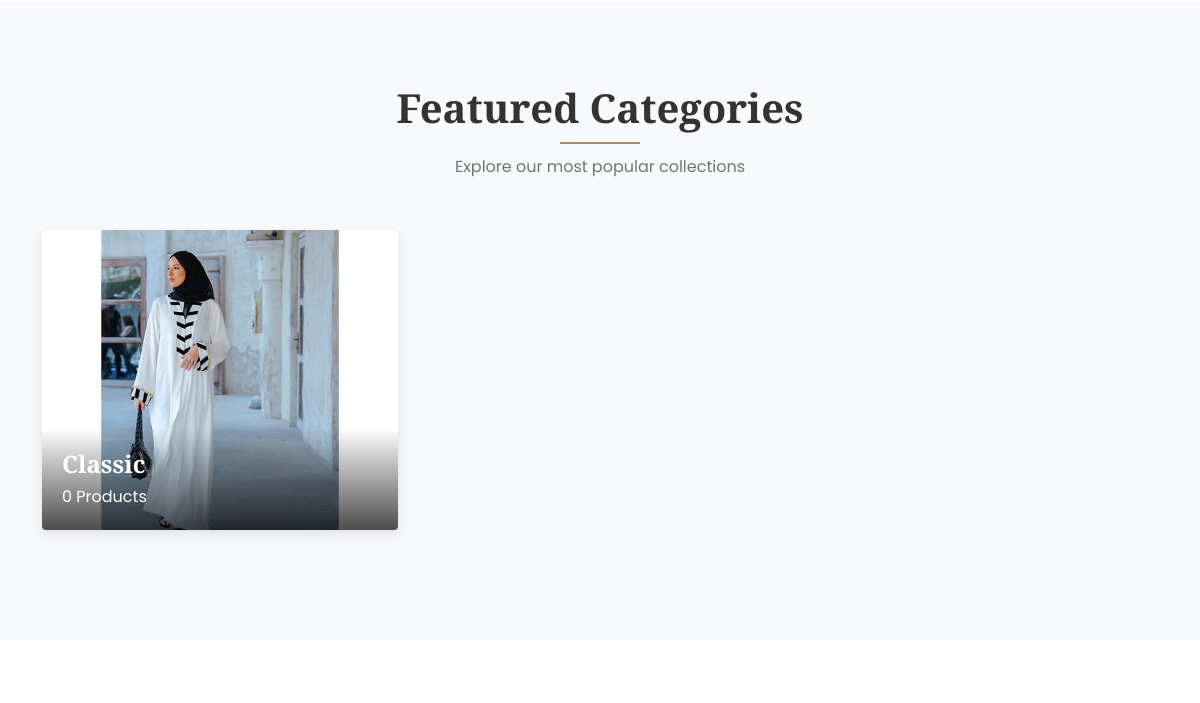
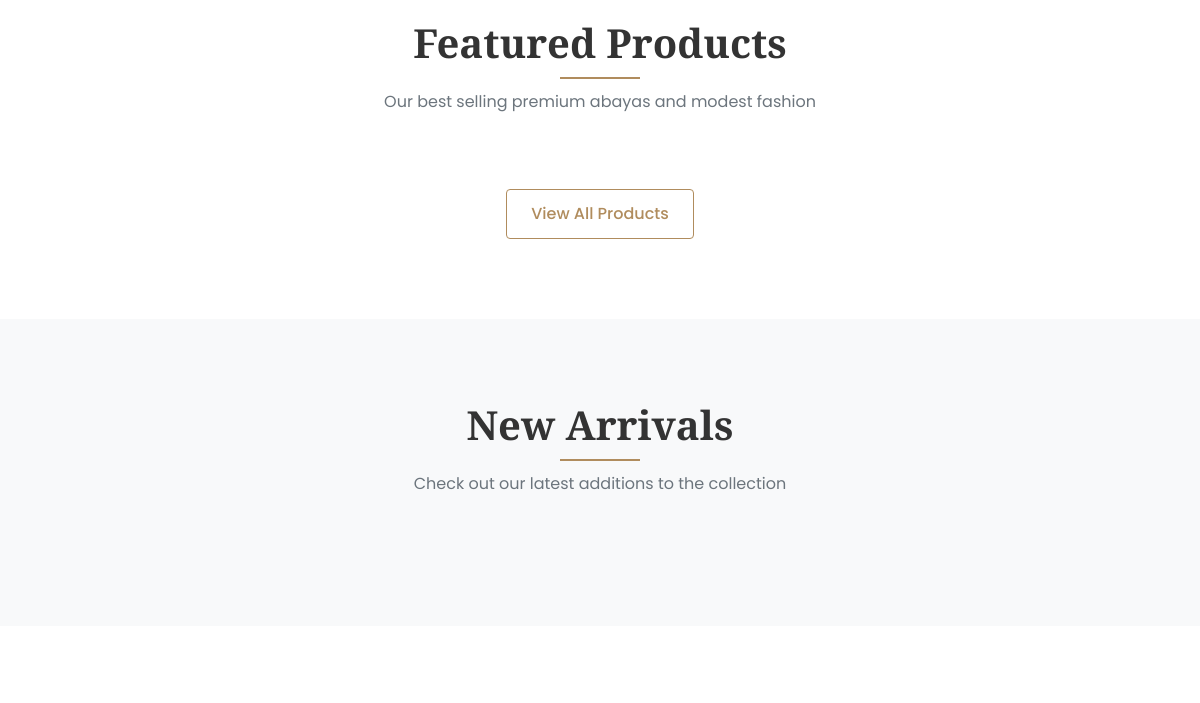
The app's page / (middle part), older data (2 pictures, top to bottom).
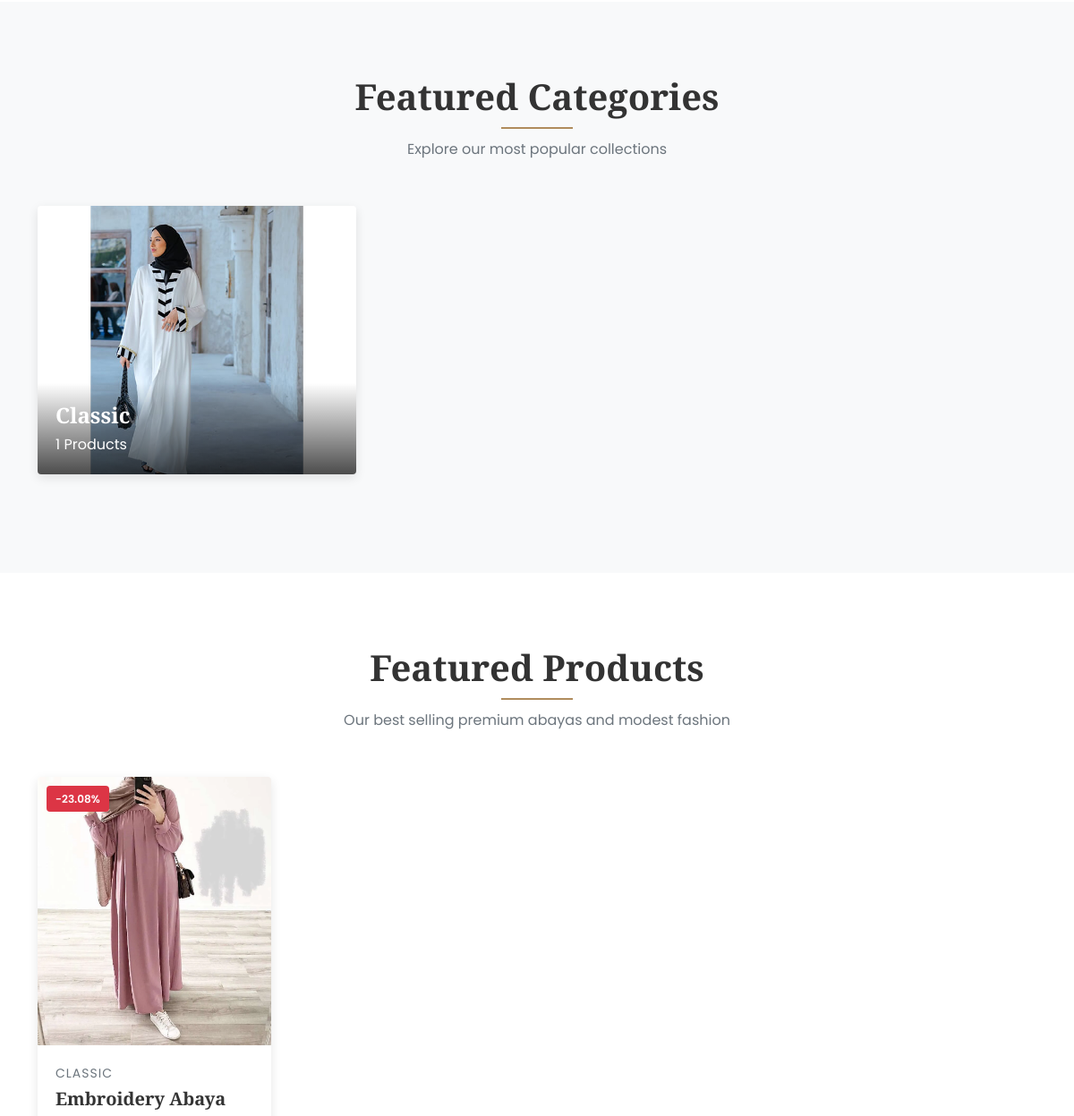
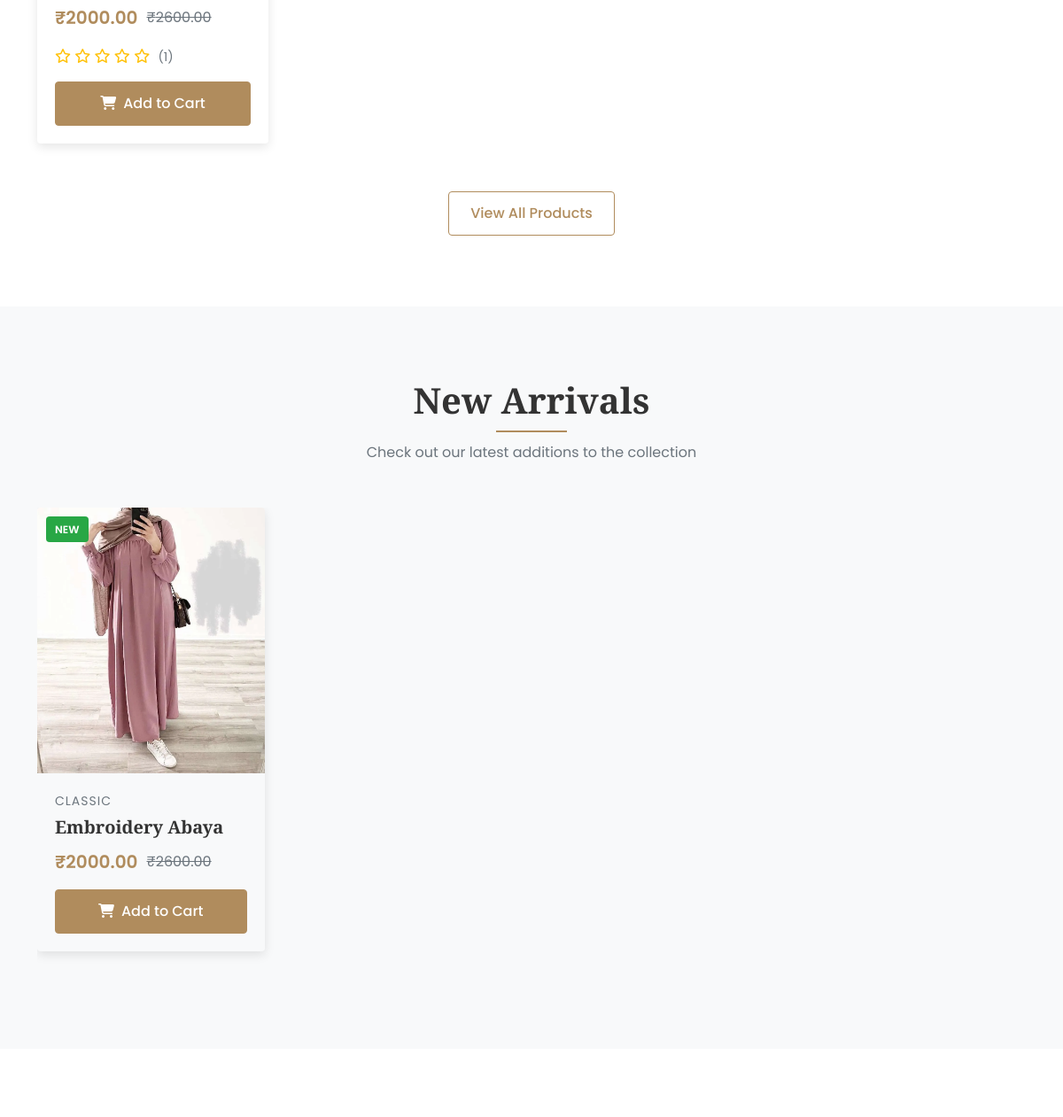
The same page, newer data (2 pictures, top to bottom).
### products/models.py (models this page shows, shortened)
class Category(models.Model):
    id = models.UUIDField(primary_key=True, default=uuid.uuid4, editable=False)
    name = models.CharField(max_length=100)
    slug = models.SlugField(max_length=100, unique=True)
    description = models.TextField(blank=True, null=True)
    parent = models.ForeignKey('self', on_delete=models.SET_NULL, blank=True, null=True, related_name='children')
    is_active = models.BooleanField(default=True)
    image = models.ImageField(upload_to='categories/', blank=True, null=True)
    meta_title = models.CharField(max_length=255, blank=True, null=True)
    meta_description = models.TextField(blank=True, null=True)
    meta_keywords = models.CharField(max_length=255, blank=True, null=True)
    created_at = models.DateTimeField(auto_now_add=True)
    updated_at = models.DateTimeField(auto_now=True)
    class Meta:
        verbose_name = 'Category'
        verbose_name_plural = 'Categories'
        ordering = ['name']
    def get_all_products(self):
        products = self.products.filter(is_active=True)
        for child in self.children.filter(is_active=True):
            products |= child.get_all_products()
        return products

class Product(models.Model):
    id = models.UUIDField(primary_key=True, default=uuid.uuid4, editable=False)
    name = models.CharField(max_length=255)
    slug = models.SlugField(max_length=255, unique=True)
    description = models.TextField(blank=True, null=True)
    sku = models.CharField(max_length=100, unique=True)
    is_active = models.BooleanField(default=True)
    is_featured = models.BooleanField(default=False)
    price = models.DecimalField(max_digits=10, decimal_places=2)
    sale_price = models.DecimalField(max_digits=10, decimal_places=2, blank=True, null=True)
    cost = models.DecimalField(max_digits=10, decimal_places=2, blank=True, null=True)
    quantity = models.IntegerField(default=0)
    meta_title = models.CharField(max_length=255, blank=True, null=True)
    meta_description = models.TextField(blank=True, null=True)
    meta_keywords = models.CharField(max_length=255, blank=True, null=True)
    categories = models.ManyToManyField(Category, through='ProductCategory', related_name='products')
    created_at = models.DateTimeField(auto_now_add=True)
    updated_at = models.DateTimeField(auto_now=True)
    class Meta:
        verbose_name = 'Product'
        verbose_name_plural = 'Products'
        ordering = ['-created_at']
    def get_discount_percentage(self):
        if self.sale_price and self.price > 0:
            discount = ((self.price - self.sale_price) / self.price) * 100
            return round(discount, 2)
        return 0
    def is_in_stock(self):
        return self.quantity > 0
    def get_active_price(self):
        return self.sale_price if self.sale_price else self.price
    def get_rating(self):
        reviews = self.reviews.filter(is_published=True)
        if reviews.exists():
            return round(sum(review.rating for review in reviews) / reviews.count(), 1)
        return 0
    def get_review_count(self):
        return self.reviews.filter(is_published=True).count()
    def get_default_image(self):
        default_image = self.media.filter(is_default=True).first()
        return default_image.file if default_image else None

### core/views.py (the view)
# urls.py: 2. Add a URL to urlpatterns:  path('', views.home, name='home')
def home(request):
    featured_products = Product.objects.filter(is_active=True, is_featured=True)[:8]
    for product in featured_products:
        product.default_image = product.get_default_image()
    new_arrivals = Product.objects.filter(is_active=True).order_by('-created_at')[:8]
    for product in new_arrivals:
        product.default_image = product.get_default_image()
    top_categories = Category.objects.filter(is_active=True)[:6]
    settings = get_settings('site', public_only=True)
    log_activity(request, 'viewed_home_page')
    return render(request, 'core/home.html', {
        'featured_products': featured_products,
        'new_arrivals': new_arrivals,
        'top_categories': top_categories,
        'settings': settings
    })

### carts/context_processors.py (called while the page is built, shortened)
def cart(request):
    cart_count = 0
    cart_total = 0
    wishlist_count = 0
    if request.user.is_authenticated:
        try:
            cart = Cart.objects.get(user=request.user)
            cart_count = cart.get_item_count()
            cart_total = cart.get_total_price()
        except Cart.DoesNotExist:
            cart = None
        try:
            wishlist = Wishlist.objects.get(user=request.user)
            wishlist_count = wishlist.get_item_count()
        except Wishlist.DoesNotExist:
            wishlist = None
    else:
        session_key = request.session.session_key
    return {
        'cart_count': cart_count,
        'cart_total': cart_total,
        'wishlist_count': wishlist_count,
    }

### core/utils.py (called while the page is built, shortened)
def log_activity(request, action, entity_type=None, entity_id=None, details=None):
    user = request.user if request.user.is_authenticated else None
    if not user:
        return

### templates/core/home.html (shortened to what the changed rows need)
{% extends 'base.html' %}
{% load static %}
{% block content %}
<section class="section-padding bg-light">
    <div class="container">
        <div class="section-title">
            <h2>Featured Categories</h2>
        </div>
        <div class="row">
            {% for category in top_categories %}
            <div class="col-lg-4 col-md-6">
                <div class="category-card">
                    {% if category.image %}
                    <img src="{{ category.image.url }}" alt="{{ category.name }}">
                    {% else %}
                    <img src="{{ STATIC_URL }}images/category-placeholder.jpg" alt="{{ category.name }}">
                    {% endif %}
                    <div class="category-content">
                        <h3 class="category-title">{{ category.name }}</h3>
                        <div class="category-count">{{ category.get_all_products.count }} Products</div>
                    </div>
                </div>
            </div>
            {% endfor %}
        </div>
    </div>
</section>
<section class="section-padding">
    <div class="container">
        <div class="section-title">
            <h2>Featured Products</h2>
        </div>
        <div class="row">
            {% for product in featured_products %}
            <div class="col-lg-3 col-md-4 col-sm-6">
                <div class="product-card">
                    <div class="product-image">
                        {% if product.is_in_stock %}
                        {% if product.sale_price %}
                        <div class="product-badges">
                            <span class="product-badge badge-sale">
                                -{{ product.get_discount_percentage }}%
                            </span>
                        </div>
                        {% endif %}
                        {% else %}
                        <div class="product-badges">
                            <span class="product-badge badge-out">Out of Stock</span>
                        </div>
                        {% endif %}
                        {% if product.default_image %}
                        <img src="{{ product.default_image.url }}" alt="{{ product.name }}">
                        {% else %}
                        <img src="{{ STATIC_URL }}images/product-placeholder.jpg" alt="{{ product.name }}">
                        {% endif %}
                    </div>
                    <div class="product-body">
                        <div class="product-category">
                            {% for category in product.categories.all|slice:":1" %}
                            {{ category.name }}
                            {% endfor %}
                        </div>
                        <h3 class="product-title">
                            <a href="{% url 'product_detail' product.slug %}">{{ product.name }}</a>
                        </h3>
                        <div class="product-price">
                            <span class="current-price">₹{{ product.get_active_price }}</span>
                            {% if product.sale_price %}
                            <span class="old-price">₹{{ product.price }}</span>
                            {% endif %}
                        </div>
                        <div class="product-rating">
                            {% with rating=product.get_rating %}
                            {% for i in "12345" %}
                            {% if forloop.counter <= rating|floatformat:"0" %}
                            <i class="fas fa-star"></i>
                            {% elif forloop.counter <= rating|add:"0.5"|floatformat:"0" %}
                            <i class="fas fa-star-half-alt"></i>
                            {% else %}
                            <i class="far fa-star"></i>
                            {% endif %}
                            {% endfor %}
                            <span class="count">({{ product.get_review_count }})</span>
                            {% endwith %}
                        </div>
                        <form action="{% url 'add_to_cart' %}" method="post" class="add-to-cart-form">
                            <button type="submit" class="btn btn-primary add-to-cart" {% if not product.is_in_stock %}disabled{% endif %}>
                                <i class="fas fa-shopping-cart me-2"></i>Add to Cart
                            </button>
                        </form>
                    </div>
                </div>
            </div>
            {% endfor %}
        </div>
    </div>
</section>
<section class="section-padding bg-light">
    <div class="container">
        <div class="section-title">
            <h2>New Arrivals</h2>
        </div>
        <div class="swiper product-slider">
            <div class="swiper-wrapper">
                {% for product in new_arrivals %}
                <div class="swiper-slide">
                    <div class="product-card">
                        <div class="product-image">
                            <div class="product-badges">
                                <span class="product-badge badge-new">New</span>
                            </div>
                            {% if product.default_image %}
                            <img src="{{ product.default_image.url }}" alt="{{ product.name }}">
                            {% else %}
                            <img src="{{ STATIC_URL }}images/product-placeholder.jpg" alt="{{ product.name }}">
                            {% endif %}
                        </div>
                        <div class="product-body">
                            <div class="product-category">
                                {% for category in product.categories.all|slice:":1" %}
                                {{ category.name }}
                                {% endfor %}
                            </div>
                            <h3 class="product-title">
                                <a href="{% url 'product_detail' product.slug %}">{{ product.name }}</a>
                            </h3>
                            <div class="product-price">
                                <span class="current-price">₹{{ product.get_active_price }}</span>
                                {% if product.sale_price %}
                                <span class="old-price">₹{{ product.price }}</span>
                                {% endif %}
                            </div>
                            <form action="{% url 'add_to_cart' %}" method="post" class="add-to-cart-form">
                                <button type="submit" class="btn btn-primary add-to-cart" {% if not product.is_in_stock %}disabled{% endif %}>
                                    <i class="fas fa-shopping-cart me-2"></i>Add to Cart
                                </button>
                            </form>
                        </div>
                    </div>
                </div>
                {% endfor %}
            </div>
        </div>
    </div>
</section>
{% endblock %}

Row changes from the older to the newer data that the page shows:
computed for Category "Classic": get_all_products.count "0" → "1"
added Product: get_discount_percentage "23.08", name "Embroidery Abaya", get_active_price "2000.00", price "2600.00", get_review_count "1", Category (name "CLASSIC")
